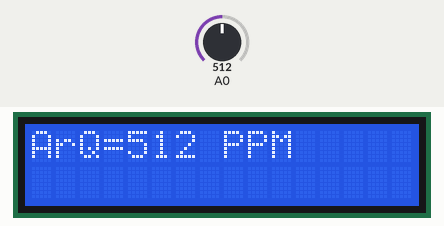
Simulated run of this sketch. Board: Arduino Uno, built with avr-gcc and run on an emulated ATmega328P. On the bench: 16×2 character LCD. The inputs (shaded band) are chosen by the test bench; at power-on: A0 = 512. What the sketch prints to the serial monitor is not drawn.

Above: at 1.2 s.
1.3 s: A0 set to 11
At 2.0 s:
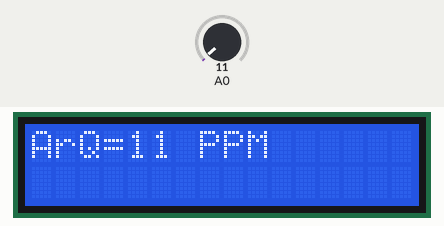
2.8 s: A0 set to 8
At 3.8 s:
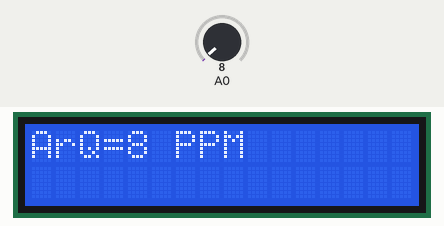
4.3 s: A0 set to 0
Timing chart, 0 to 7.3 s (numbered marks = the images above; inputs shaded):
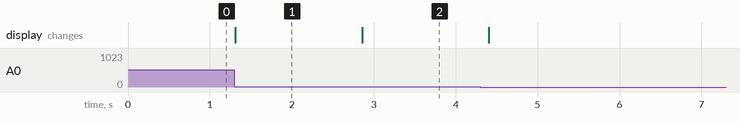

Measured:
- after the input at 1.3 s, the display: changes at once (image 1)
- after the input at 2.8 s, the display: changes after 0.06 s (image 2)

The sketch:

Air_Pollution_Monitoring_Code.ino
```cpp
#include <LiquidCrystal.h>
int sensorValue;
const int rs = 7, en = A1, d4 = A2,d5 = A3, d6 = A4, d7 = A5;
const int buzzer=8;
LiquidCrystal lcd(rs, en, d4, d5, d6, d7);
void setup(){
lcd.begin(16, 2);
Serial.begin(9600);
}
void loop(){
sensorValue = analogRead(0);
Serial.print("AirQua=");
Serial.print(sensorValue);
Serial.println(" PPM");
if(sensorValue>400)
digitalWrite(buzzer,HIGH);
else
digitalWrite(buzzer,LOW);
lcd.setCursor(0,0);
lcd.print("ArQ=");
lcd.print(sensorValue);
lcd.print(" PPM");
lcd.println("       ");
lcd.print("  ");
delay(100);
}
```
